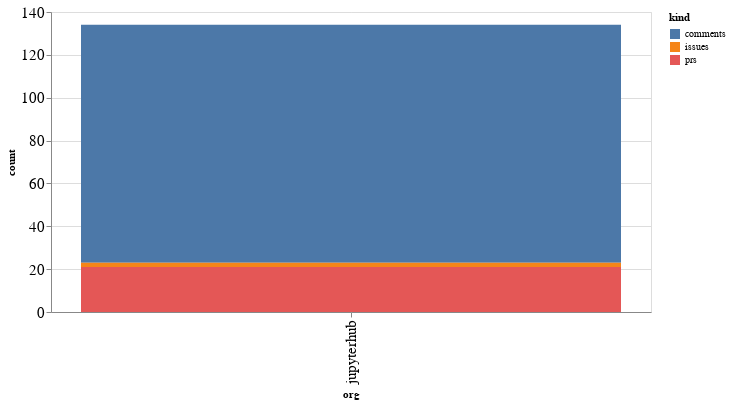

Here is the notebook cell this chart was saved with:
### Code cell
alt.Chart(org_summaries, width=600).mark_bar().encode(
    x='org',
    y='count',
    color='kind',
    tooltip="org"
)

### Figure 1 — Vega-Lite specification as saved in the notebook (floating-point values rounded to 4 significant figures)
{"config": {"axisLeft": {"labelFontSize": 15}, "axisBottom": {"labelFontSize": 15}}, "data": {"name": "data-f7a5afa13c645ab4b48eb17d1504cd2c"}, "mark": "bar", "encoding": {"color": {"type": "nominal", "field": "kind"}, "tooltip": {"type": "nominal", "field": "org"}, "x": {"type": "nominal", "field": "org"}, "y": {"type": "quantitative", "field": "count"}}, "width": 600, "$schema": "https://vega.github.io/schema/vega-lite/v4.8.1.json", "datasets": {"data-f7a5afa13c645ab4b48eb17d1504cd2c": [{"org": "jupyterhub", "kind": "comments", "count": 111}, {"org": "jupyterhub", "kind": "issues", "count": 2}, {"org": "jupyterhub", "kind": "prs", "count": 21}]}}
